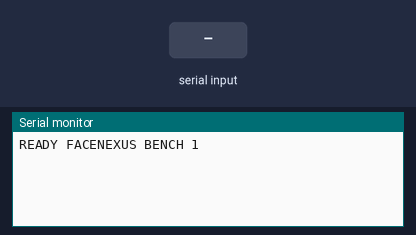
Simulated run of this sketch. Board: ESP32. On the bench: the last lines printed to the serial monitor. Inputs (shaded band) come from the test bench.

Above: at 1.2 s.
1.3 s: "PING\n" received over Serial
At 2.5 s:
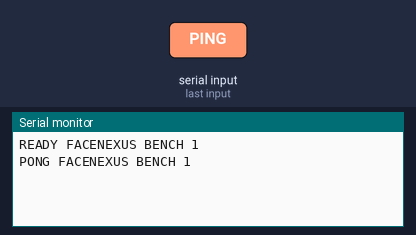
2.8 s: "CHECK \n" received over Serial
At 3.9 s:
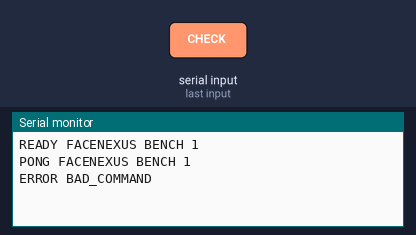

Measured:
- after the input at 1.3 s, the serial monitor: prints a new line at once (image 1)
- after the input at 2.8 s, the serial monitor: prints a new line at once (image 2)

The sketch:

serial_bench.ino
```cpp
#include <Arduino.h>
#include <string.h>

constexpr unsigned long BAUD_RATE = 115200;
char line[80];
size_t used = 0;
bool overflow = false;

bool knownIdentity(const char* identity) {
    return strlen(identity) == 3 && identity[0] == 'K' && identity[1] == '0'
           && identity[2] >= '1' && identity[2] <= '4';
}

void handleLine(char* input) {
    if (strcmp(input, "PING") == 0) {
        Serial.println("PONG FACENEXUS BENCH 1");
        return;
    }

    if (strncmp(input, "CHECK ", 6) != 0) {
        Serial.println("ERROR BAD_COMMAND");
        return;
    }

    char* event = strtok(input + 6, " ");
    char* identity = strtok(nullptr, " ");
    char* decision = strtok(nullptr, " ");
    if (event == nullptr || identity == nullptr || decision == nullptr
            || strtok(nullptr, " ") != nullptr || strlen(event) > 16
            || strspn(event, "0123456789") != strlen(event)) {
        Serial.println("ERROR BAD_COMMAND");
        return;
    }

    bool known = knownIdentity(identity);
    bool granted = strcmp(decision, "GRANTED") == 0;
    bool denied = strcmp(decision, "DENIED") == 0;
    if (!(known || strcmp(identity, "UNKNOWN") == 0)
            || !(granted || denied) || (granted && !known)) {
        Serial.println("ERROR BAD_DECISION");
        return;
    }

    // El banco confirma recepción. El firmware no configura ninguna salida física.
    Serial.printf("ACK %s %s %s SIMULATED\n", event, identity, decision);
}

void setup() {
    Serial.begin(BAUD_RATE);
    Serial.println("READY FACENEXUS BENCH 1");
}

void loop() {
    while (Serial.available()) {
        char byte = static_cast<char>(Serial.read());
        if (byte == '\n') {
            if (overflow) {
                Serial.println("ERROR LINE_TOO_LONG");
            } else {
                if (used > 0 && line[used - 1] == '\r') {
                    --used;
                }
                line[used] = '\0';
                handleLine(line);
            }
            used = 0;
            overflow = false;
        } else if (used < sizeof(line) - 1 && !overflow && byte != '\0') {
            line[used++] = byte;
        } else {
            overflow = true;
        }
    }
}
```
